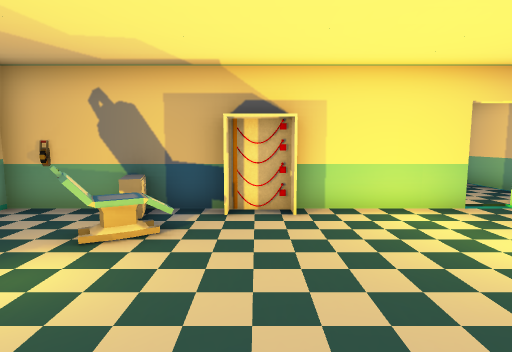
view 1 (above)

12 first-person views from a walk through a 3-D level made in the Unity game engine. The camera is 1.3 m above the floor, tilts 6° down and sees 80° across. The floor is counted in squares, 1 m on a side. Each view is taken from the middle of a square. On the plan, view 1 faces up. The plan holds only what a view shows up to about 14 squares ahead; the rest is blank. The place goes on beyond the plan. Door leaves are left out, so doorways stand open.

view 2
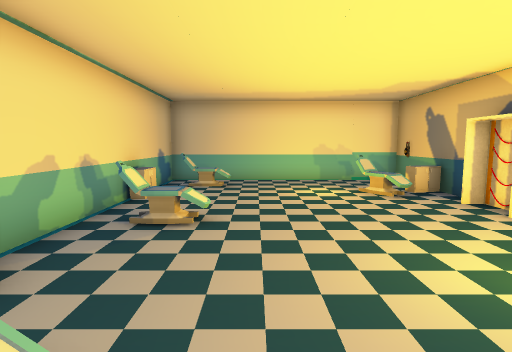

view 3
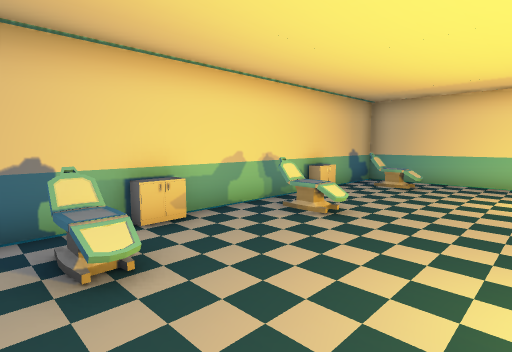

view 4
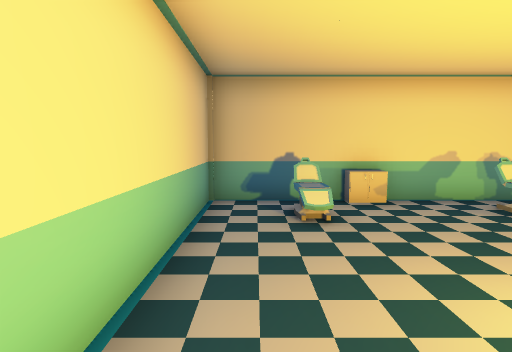

view 5
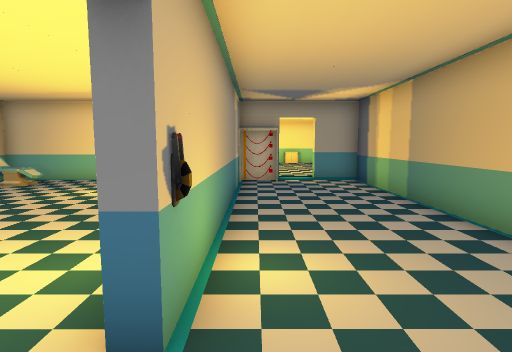

view 6
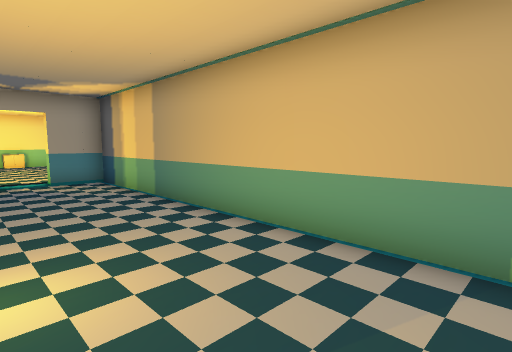

view 7
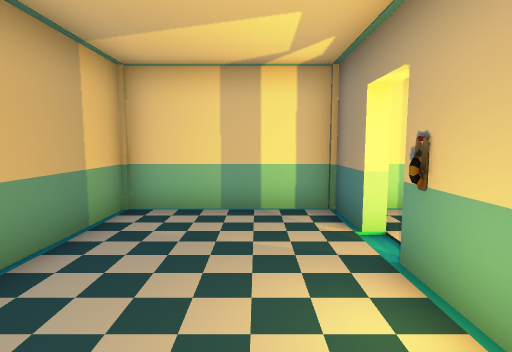

view 8
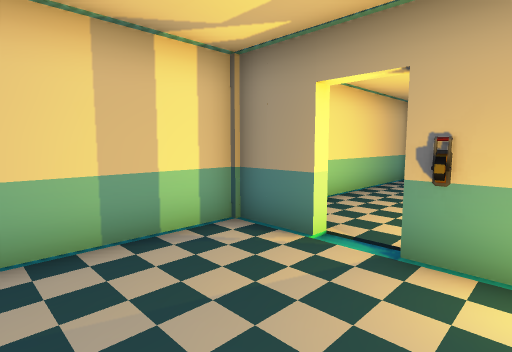

view 9
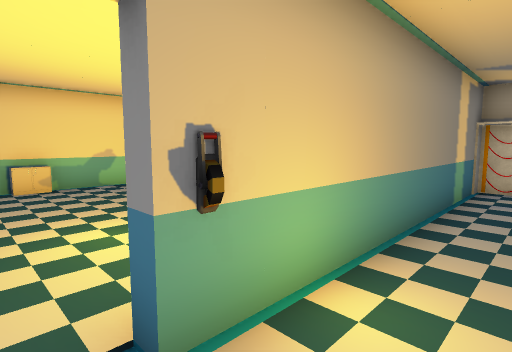

view 10
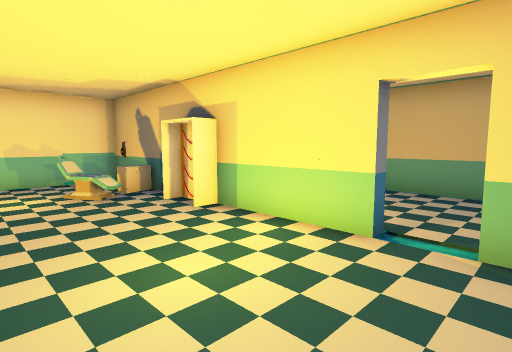

view 11
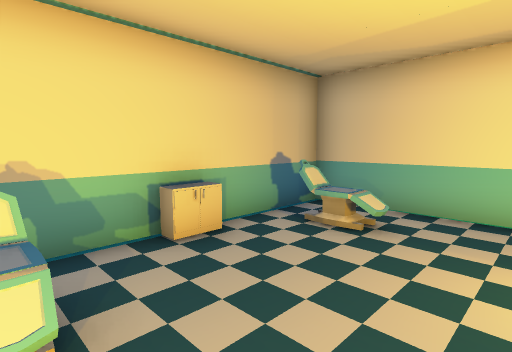

view 12
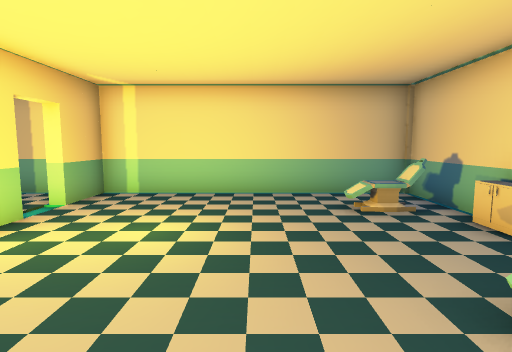

### Floor plan
Key: @ floor where view 1 was taken; # wall or solid block; . floor; D open door; C cupboard; L lever; O other object.
Columns run from 5 left of view 1 to 7 right of it. Each row starts with its distance up from view 1.
 11 #############
 10 #...........#
  9 #...........#
  8 O...........#
  7 O...........#
  6 ###C#OO##LD##
  5 #..#........#
  4 O.OO........#
  3 #...........#
  2 #...........#
  1 #...........#
  0 #....@O...O.#
 -1 ##O...O...O.#
 -2 ####C####C###

Where each view was taken, in squares from view 1:
view 1: 0 up, 0 right, facing up
view 2: 1 up, 6 right, facing left
view 3: 3 up, 6 right, facing down-left
view 4: 5 up, 6 right, facing down
view 5: 7 up, 6 right, facing left
view 6: 7 up, 6 right, facing up-left
view 7: 8 up, 1 right, facing right
view 8: 10 up, 3 right, facing down-right
view 9: 8 up, 5 right, facing down-left
view 10: 2 up, 6 right, facing up-left
view 11: 2 up, 1 right, facing down-left
view 12: 2 up, 1 left, facing right
